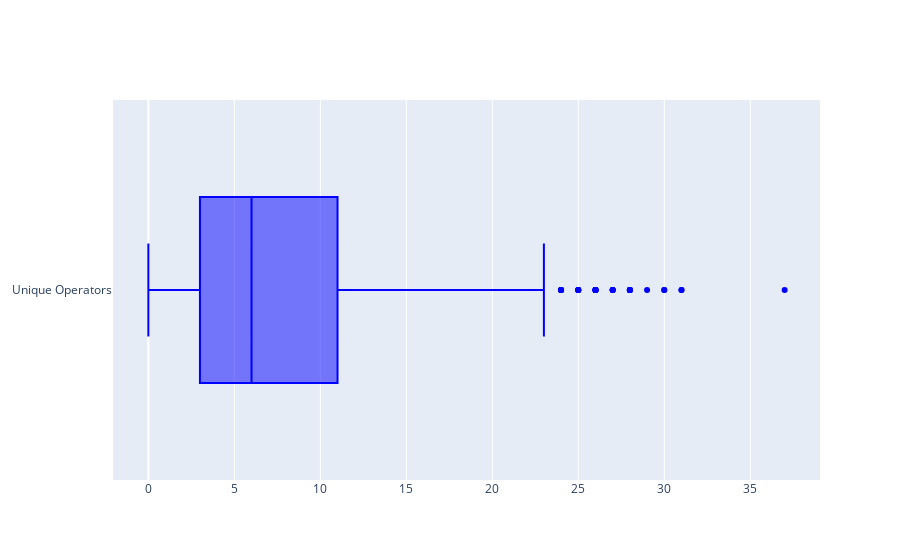

The cell this chart's notebook holds for it:
### Code cell
trace1 = go.Box(
    x = data.uniq_Op,
    name = 'Unique Operators',
    marker = dict(color = 'blue')
    )
box_data = [trace1]
iplot(box_data)

### Figure 1 — Plotly figure (JSON) as saved in the notebook; plotly's stock layout.template omitted (floating-point values rounded to 4 significant figures; data arrays with more than 128 entries replaced by an {"elided": "..."} marker saying what was removed)
{"data": [{"marker": {"color": "blue"}, "name": "Unique Operators", "type": "box", "x": {"elided": "2109 float values"}}], "layout": {}}
